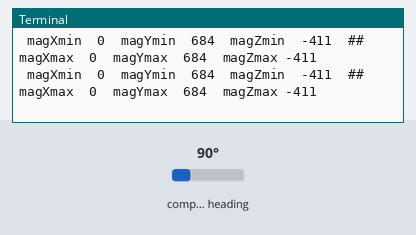
Simulated run of this program. Board: Raspberry Pi (BCM pin numbers). Parts: the last lines printed to the terminal. Inputs (shaded band) come from the test bench; at power-on: compass heading 90°. The clock reads 2024-03-15 10:24:30 at power-on unless the program sets it.

Above: at 2.2 s.
2.3 s: compass heading set to 7°
At 3.4 s:
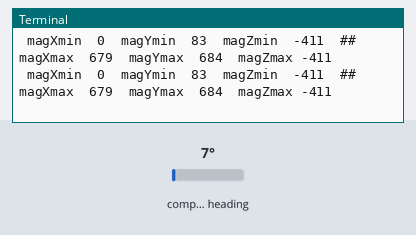
3.8 s: compass heading set to 180°
At 4.6 s:
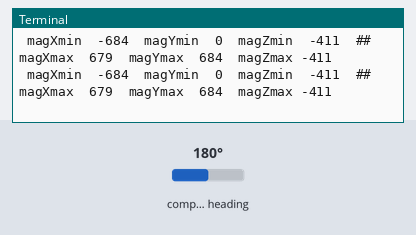
Timing chart, 0 to 6.8 s (numbered marks = the images above; inputs shaded):
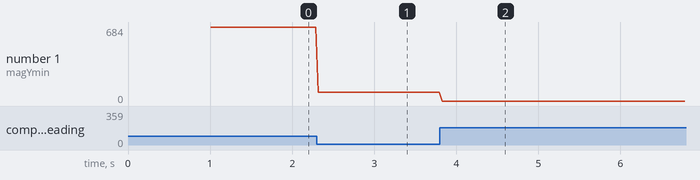

Measured:
- after the input at 2.3 s, the terminal: prints a new line at once (image 1)
- after the input at 3.8 s, the terminal: prints a new line at once (image 2)
- plotted number 1: 684 → 83 after the input at 2.3 s

The program:

calibrateBerryIMU.py
```python
# (licence header left out)
import sys,signal,os
import time
import math

import IMU
import datetime


def handle_ctrl_c(signal, frame):
    print(" ")
    print("magXmin = %i"%  (magXmin))
    print("magYmin = %i"%  (magYmin))
    print("magZmin = %i"%  (magZmin))
    print("magXmax = %i"%  (magXmax))
    print("magYmax = %i"%  (magYmax))
    print("magZmax = %i"%  (magZmax))
    sys.exit(130) # 130 is standard exit code for ctrl-c


IMU.detectIMU()
IMU.initIMU()

#This will capture exit when using Ctrl-C
signal.signal(signal.SIGINT, handle_ctrl_c)


a = datetime.datetime.now()


#Preload the variables used to keep track of the minimum and maximum values
magXmin = 32767
magYmin = 32767
magZmin = 32767
magXmax = -32767
magYmax = -32767
magZmax = -32767


while True:

    #Read magnetometer values
    MAGx = IMU.readMAGx()
    MAGy = IMU.readMAGy()
    MAGz = IMU.readMAGz()

    if MAGx > magXmax:
        magXmax = MAGx
    if MAGy > magYmax:
        magYmax = MAGy
    if MAGz > magZmax:
        magZmax = MAGz

    if MAGx < magXmin:
        magXmin = MAGx
    if MAGy < magYmin:
        magYmin = MAGy
    if MAGz < magZmin:
        magZmin = MAGz

    print((" magXmin  %i  magYmin  %i  magZmin  %i  ## magXmax  %i  magYmax  %i  magZmax %i  " %(magXmin,magYmin,magZmin,magXmax,magYmax,magZmax)))


    #slow program down a bit, makes the output more readable
    time.sleep(0.03)
```

IMU.py
```python
import smbus
bus = smbus.SMBus(1)
from LSM9DS0 import *
from LSM9DS1 import *
from LSM6DSL import *
from LIS3MDL import *
import time


BerryIMUversion = 99


def detectIMU():
    #Detect which version of BerryIMU is connected using the 'who am i' register
    #BerryIMUv1 uses the LSM9DS0
    #BerryIMUv2 uses the LSM9DS1
    #BerryIMUv3 uses the LSM6DSL and LIS3MDL

    global BerryIMUversion


    try:
        #Check for BerryIMUv1 (LSM9DS0)
        #If no LSM9DS0 is connected, there will be an I2C bus error and the program will exit.
        #This section of code stops this from happening.
        LSM9DS0_WHO_G_response = (bus.read_byte_data(LSM9DS0_GYR_ADDRESS, LSM9DS0_WHO_AM_I_G))
        LSM9DS0_WHO_XM_response = (bus.read_byte_data(LSM9DS0_ACC_ADDRESS, LSM9DS0_WHO_AM_I_XM))
    except IOError as e:
        print('')        #need to do something here, so we just print a space
    else:
        if (LSM9DS0_WHO_G_response == 0xd4) and (LSM9DS0_WHO_XM_response == 0x49):
            print("Found BerryIMUv1 (LSM9DS0)")
            BerryIMUversion = 1


    try:
        #Check for BerryIMUv2 (LSM9DS1)
        #If no LSM9DS1 is connnected, there will be an I2C bus error and the program will exit.
        #This section of code stops this from happening.
        LSM9DS1_WHO_XG_response = (bus.read_byte_data(LSM9DS1_GYR_ADDRESS, LSM9DS1_WHO_AM_I_XG))
        LSM9DS1_WHO_M_response = (bus.read_byte_data(LSM9DS1_MAG_ADDRESS, LSM9DS1_WHO_AM_I_M))

    except IOError as f:
        print('')        #need to do something here, so we just print a space
    else:
        if (LSM9DS1_WHO_XG_response == 0x68) and (LSM9DS1_WHO_M_response == 0x3d):
            print("Found BerryIMUv2 (LSM9DS1)")
            BerryIMUversion = 2

    try:
        #Check for BerryIMUv3 (LSM6DSL and LIS3MDL)
        #If no LSM6DSL or LIS3MDL is connected, there will be an I2C bus error and the program will exit.
        #This section of code stops this from happening.
        LSM6DSL_WHO_AM_I_response = (bus.read_byte_data(LSM6DSL_ADDRESS, LSM6DSL_WHO_AM_I))
        LIS3MDL_WHO_AM_I_response = (bus.read_byte_data(LIS3MDL_ADDRESS, LIS3MDL_WHO_AM_I))

    except IOError as f:
        print('')        #need to do something here, so we just print a space
    else:
        if (LSM6DSL_WHO_AM_I_response == 0x6A) and (LIS3MDL_WHO_AM_I_response == 0x3D):
            print("Found BerryIMUv3 (LSM6DSL and LIS3MDL)")
            BerryIMUversion = 3
    time.sleep(1)


def writeByte(device_address,register,value):
    bus.write_byte_data(device_address, register, value)


def readACCx():
    acc_l = 0
    acc_h = 0
    if(BerryIMUversion == 1):
        acc_l = bus.read_byte_data(LSM9DS0_ACC_ADDRESS, LSM9DS0_OUT_X_L_A)
        acc_h = bus.read_byte_data(LSM9DS0_ACC_ADDRESS, LSM9DS0_OUT_X_H_A)
    elif(BerryIMUversion == 2):
        acc_l = bus.read_byte_data(LSM9DS1_ACC_ADDRESS, LSM9DS1_OUT_X_L_XL)
        acc_h = bus.read_byte_data(LSM9DS1_ACC_ADDRESS, LSM9DS1_OUT_X_H_XL)
    elif(BerryIMUversion == 3):
        acc_l = bus.read_byte_data(LSM6DSL_ADDRESS, LSM6DSL_OUTX_L_XL)
        acc_h = bus.read_byte_data(LSM6DSL_ADDRESS, LSM6DSL_OUTX_H_XL)

    acc_combined = (acc_l | acc_h <<8)
    return acc_combined  if acc_combined < 32768 else acc_combined - 65536


def readACCy():
    acc_l = 0
    acc_h = 0
    if(BerryIMUversion == 1):
        acc_l = bus.read_byte_data(LSM9DS0_ACC_ADDRESS, LSM9DS0_OUT_Y_L_A)
        acc_h = bus.read_byte_data(LSM9DS0_ACC_ADDRESS, LSM9DS0_OUT_Y_H_A)
    elif(BerryIMUversion == 2):
        acc_l = bus.read_byte_data(LSM9DS1_ACC_ADDRESS, LSM9DS1_OUT_Y_L_XL)
        acc_h = bus.read_byte_data(LSM9DS1_ACC_ADDRESS, LSM9DS1_OUT_Y_H_XL)
    elif(BerryIMUversion == 3):
        acc_l = bus.read_byte_data(LSM6DSL_ADDRESS, LSM6DSL_OUTY_L_XL)
        acc_h = bus.read_byte_data(LSM6DSL_ADDRESS, LSM6DSL_OUTY_H_XL)

    acc_combined = (acc_l | acc_h <<8)
    return acc_combined  if acc_combined < 32768 else acc_combined - 65536


def readACCz():
    acc_l = 0
    acc_h = 0
    if(BerryIMUversion == 1):
        acc_l = bus.read_byte_data(LSM9DS0_ACC_ADDRESS, LSM9DS0_OUT_Z_L_A)
        acc_h = bus.read_byte_data(LSM9DS0_ACC_ADDRESS, LSM9DS0_OUT_Z_H_A)
    elif(BerryIMUversion == 2):
        acc_l = bus.read_byte_data(LSM9DS1_ACC_ADDRESS, LSM9DS1_OUT_Z_L_XL)
        acc_h = bus.read_byte_data(LSM9DS1_ACC_ADDRESS, LSM9DS1_OUT_Z_H_XL)
    elif(BerryIMUversion == 3):
        acc_l = bus.read_byte_data(LSM6DSL_ADDRESS, LSM6DSL_OUTZ_L_XL)
        acc_h = bus.read_byte_data(LSM6DSL_ADDRESS, LSM6DSL_OUTZ_H_XL)

    acc_combined = (acc_l | acc_h <<8)
    return acc_combined  if acc_combined < 32768 else acc_combined - 65536


def readGYRx():
    gyr_l = 0
    gyr_h = 0
    if(BerryIMUversion == 1):
        gyr_l = bus.read_byte_data(LSM9DS0_GYR_ADDRESS, LSM9DS0_OUT_X_L_G)
        gyr_h = bus.read_byte_data(LSM9DS0_GYR_ADDRESS, LSM9DS0_OUT_X_H_G)
    elif(BerryIMUversion == 2):
        gyr_l = bus.read_byte_data(LSM9DS1_GYR_ADDRESS, LSM9DS1_OUT_X_L_G)
        gyr_h = bus.read_byte_data(LSM9DS1_GYR_ADDRESS, LSM9DS1_OUT_X_H_G)
    elif(BerryIMUversion == 3):
        gyr_l = bus.read_byte_data(LSM6DSL_ADDRESS, LSM6DSL_OUTX_L_G)
        gyr_h = bus.read_byte_data(LSM6DSL_ADDRESS, LSM6DSL_OUTX_H_G)

    gyr_combined = (gyr_l | gyr_h <<8)
    return gyr_combined  if gyr_combined < 32768 else gyr_combined - 65536


def readGYRy():
    gyr_l = 0
    gyr_h = 0
    if(BerryIMUversion == 1):
        gyr_l = bus.read_byte_data(LSM9DS0_GYR_ADDRESS, LSM9DS0_OUT_Y_L_G)
        gyr_h = bus.read_byte_data(LSM9DS0_GYR_ADDRESS, LSM9DS0_OUT_Y_H_G)
    elif(BerryIMUversion == 2):
        gyr_l = bus.read_byte_data(LSM9DS1_GYR_ADDRESS, LSM9DS1_OUT_Y_L_G)
        gyr_h = bus.read_byte_data(LSM9DS1_GYR_ADDRESS, LSM9DS1_OUT_Y_H_G)
    elif(BerryIMUversion == 3):
        gyr_l = bus.read_byte_data(LSM6DSL_ADDRESS, LSM6DSL_OUTY_L_G)
        gyr_h = bus.read_byte_data(LSM6DSL_ADDRESS, LSM6DSL_OUTY_H_G)

    gyr_combined = (gyr_l | gyr_h <<8)
    return gyr_combined  if gyr_combined < 32768 else gyr_combined - 65536

def readGYRz():
    gyr_l = 0
    gyr_h = 0
    if(BerryIMUversion == 1):
        gyr_l = bus.read_byte_data(LSM9DS0_GYR_ADDRESS, LSM9DS0_OUT_Z_L_G)
        gyr_h = bus.read_byte_data(LSM9DS0_GYR_ADDRESS, LSM9DS0_OUT_Z_H_G)
    elif(BerryIMUversion == 2):
        gyr_l = bus.read_byte_data(LSM9DS1_GYR_ADDRESS, LSM9DS1_OUT_Z_L_G)
        gyr_h = bus.read_byte_data(LSM9DS1_GYR_ADDRESS, LSM9DS1_OUT_Z_H_G)
    elif(BerryIMUversion == 3):
        gyr_l = bus.read_byte_data(LSM6DSL_ADDRESS, LSM6DSL_OUTZ_L_G)
        gyr_h = bus.read_byte_data(LSM6DSL_ADDRESS, LSM6DSL_OUTZ_H_G)

    gyr_combined = (gyr_l | gyr_h <<8)
    return gyr_combined  if gyr_combined < 32768 else gyr_combined - 65536


def readMAGx():
    mag_l = 0
    mag_h = 0
    if(BerryIMUversion == 1):
        mag_l = bus.read_byte_data(LSM9DS0_MAG_ADDRESS, LSM9DS0_OUT_X_L_M)
        mag_h = bus.read_byte_data(LSM9DS0_MAG_ADDRESS, LSM9DS0_OUT_X_H_M)
    elif(BerryIMUversion == 2):
        mag_l = bus.read_byte_data(LSM9DS1_MAG_ADDRESS, LSM9DS1_OUT_X_L_M)
        mag_h = bus.read_byte_data(LSM9DS1_MAG_ADDRESS, LSM9DS1_OUT_X_H_M)
    elif(BerryIMUversion == 3):
        mag_l = bus.read_byte_data(LIS3MDL_ADDRESS, LIS3MDL_OUT_X_L)
        mag_h = bus.read_byte_data(LIS3MDL_ADDRESS, LIS3MDL_OUT_X_H)

    mag_combined = (mag_l | mag_h <<8)
    return mag_combined  if mag_combined < 32768 else mag_combined - 65536


def readMAGy():
    mag_l = 0
    mag_h = 0
    if(BerryIMUversion == 1):
        mag_l = bus.read_byte_data(LSM9DS0_MAG_ADDRESS, LSM9DS0_OUT_Y_L_M)
        mag_h = bus.read_byte_data(LSM9DS0_MAG_ADDRESS, LSM9DS0_OUT_Y_H_M)
    elif(BerryIMUversion == 2):
        mag_l = bus.read_byte_data(LSM9DS1_MAG_ADDRESS, LSM9DS1_OUT_Y_L_M)
        mag_h = bus.read_byte_data(LSM9DS1_MAG_ADDRESS, LSM9DS1_OUT_Y_H_M)
    elif(BerryIMUversion == 3):
        mag_l = bus.read_byte_data(LIS3MDL_ADDRESS, LIS3MDL_OUT_Y_L)
        mag_h = bus.read_byte_data(LIS3MDL_ADDRESS, LIS3MDL_OUT_Y_H)

    mag_combined = (mag_l | mag_h <<8)
    return mag_combined  if mag_combined < 32768 else mag_combined - 65536


def readMAGz():
    mag_l = 0
    mag_h = 0
    if(BerryIMUversion == 1):
        mag_l = bus.read_byte_data(LSM9DS0_MAG_ADDRESS, LSM9DS0_OUT_Z_L_M)
        mag_h = bus.read_byte_data(LSM9DS0_MAG_ADDRESS, LSM9DS0_OUT_Z_H_M)
    elif(BerryIMUversion == 2):
        mag_l = bus.read_byte_data(LSM9DS1_MAG_ADDRESS, LSM9DS1_OUT_Z_L_M)
        mag_h = bus.read_byte_data(LSM9DS1_MAG_ADDRESS, LSM9DS1_OUT_Z_H_M)
    elif(BerryIMUversion == 3):
        mag_l = bus.read_byte_data(LIS3MDL_ADDRESS, LIS3MDL_OUT_Z_L)
        mag_h = bus.read_byte_data(LIS3MDL_ADDRESS, LIS3MDL_OUT_Z_H)

    mag_combined = (mag_l | mag_h <<8)
    return mag_combined  if mag_combined < 32768 else mag_combined - 65536


def initIMU():

    if(BerryIMUversion == 1):   #For BerryIMUv1
        #initialise the accelerometer
        writeByte(LSM9DS0_ACC_ADDRESS,LSM9DS0_CTRL_REG1_XM, 0b01100111)  #z,y,x axis enabled, continuos update,  100Hz data rate
        writeByte(LSM9DS0_ACC_ADDRESS,LSM9DS0_CTRL_REG2_XM, 0b00011000)  #+/- 8G full scale

        #initialise the magnetometer
        writeByte(LSM9DS0_MAG_ADDRESS,LSM9DS0_CTRL_REG5_XM, 0b11110000)  #Temp enable, M data rate = 50Hz
        writeByte(LSM9DS0_MAG_ADDRESS,LSM9DS0_CTRL_REG6_XM, 0b01100000)  #+/- 12gauss
        writeByte(LSM9DS0_MAG_ADDRESS,LSM9DS0_CTRL_REG7_XM, 0b00000000)  #Continuous-conversion mode

        #initialise the gyroscope
        writeByte(LSM9DS0_GYR_ADDRESS,LSM9DS0_CTRL_REG1_G, 0b00001111)   #Normal power mode, all axes enabled
        writeByte(LSM9DS0_GYR_ADDRESS,LSM9DS0_CTRL_REG4_G, 0b00110000)   #Continuos update, 2000 dps full scale

    elif(BerryIMUversion == 2):       #For BerryIMUv2
        #initialise the accelerometer
        writeByte(LSM9DS1_ACC_ADDRESS,LSM9DS1_CTRL_REG5_XL,0b00111000)   #z, y, x axis enabled for accelerometer
        writeByte(LSM9DS1_ACC_ADDRESS,LSM9DS1_CTRL_REG6_XL,0b00111000)   #+/- 8g

        #initialise the gyroscope
        writeByte(LSM9DS1_GYR_ADDRESS,LSM9DS1_CTRL_REG4,0b00111000)      #z, y, x axis enabled for gyro
        writeByte(LSM9DS1_GYR_ADDRESS,LSM9DS1_CTRL_REG1_G,0b10111000)    #Gyro ODR = 476Hz, 2000 dps
        writeByte(LSM9DS1_GYR_ADDRESS,LSM9DS1_ORIENT_CFG_G,0b10111000)   #Swap orientation

        #initialise the magnetometer
        writeByte(LSM9DS1_MAG_ADDRESS,LSM9DS1_CTRL_REG1_M, 0b10011100)    #Temp compensation enabled,Low power mode mode,80Hz ODR
        writeByte(LSM9DS1_MAG_ADDRESS,LSM9DS1_CTRL_REG2_M, 0b01000000)    #+/- 2gauss
        writeByte(LSM9DS1_MAG_ADDRESS,LSM9DS1_CTRL_REG3_M, 0b00000000)    #continuos update
        writeByte(LSM9DS1_MAG_ADDRESS,LSM9DS1_CTRL_REG4_M, 0b00000000)    #lower power mode for Z axis

    elif(BerryIMUversion == 3):       #For BerryIMUv3
        #initialise the accelerometer
        writeByte(LSM6DSL_ADDRESS,LSM6DSL_CTRL1_XL,0b10011111)           #ODR 3.33 kHz, +/- 8g , BW = 400hz
        writeByte(LSM6DSL_ADDRESS,LSM6DSL_CTRL8_XL,0b11001000)           #Low pass filter enabled, BW9, composite filter
        writeByte(LSM6DSL_ADDRESS,LSM6DSL_CTRL3_C,0b01000100)            #Enable Block Data update, increment during multi byte read

        #initialise the gyroscope
        writeByte(LSM6DSL_ADDRESS,LSM6DSL_CTRL2_G,0b10011100)            #ODR 3.3 kHz, 2000 dps

        #initialise the magnetometer
        writeByte(LIS3MDL_ADDRESS,LIS3MDL_CTRL_REG1, 0b11011100)         # Temp sesnor enabled, High performance, ODR 80 Hz, FAST ODR disabled and Selft test disabled.
        writeByte(LIS3MDL_ADDRESS,LIS3MDL_CTRL_REG2, 0b00100000)         # +/- 8 gauss
        writeByte(LIS3MDL_ADDRESS,LIS3MDL_CTRL_REG3, 0b00000000)         # Continuous-conversion mode
```

LSM9DS0.py
```python
LSM9DS0_MAG_ADDRESS	=	0x1E
LSM9DS0_ACC_ADDRESS	=	0x1E
LSM9DS0_GYR_ADDRESS =       0x6A

#LSM9DS0 Gyro Registers
LSM9DS0_WHO_AM_I_G	=	0x0F
LSM9DS0_CTRL_REG1_G	=	0x20
LSM9DS0_CTRL_REG2_G	=	0x21
LSM9DS0_CTRL_REG3_G	=	0x22
LSM9DS0_CTRL_REG4_G	=	0x23
LSM9DS0_CTRL_REG5_G	=	0x24
LSM9DS0_REFERENCE_G	=	0x25
LSM9DS0_STATUS_REG_G	=	0x27
LSM9DS0_OUT_X_L_G	=	0x28
LSM9DS0_OUT_X_H_G	=	0x29
LSM9DS0_OUT_Y_L_G	=	0x2A
LSM9DS0_OUT_Y_H_G	=	0x2B
LSM9DS0_OUT_Z_L_G	=	0x2C
LSM9DS0_OUT_Z_H_G	=	0x2D
LSM9DS0_FIFO_CTRL_REG_G	=	0x2E
LSM9DS0_FIFO_SRC_REG_G	=	0x2F
LSM9DS0_INT1_CFG_G	=	0x30
LSM9DS0_INT1_SRC_G	=	0x31
LSM9DS0_INT1_THS_XH_G	=	0x32
LSM9DS0_INT1_THS_XL_G	=	0x33
LSM9DS0_INT1_THS_YH_G	=	0x34
LSM9DS0_INT1_THS_YL_G	=	0x35
LSM9DS0_INT1_THS_ZH_G	=	0x36
LSM9DS0_INT1_THS_ZL_G	=	0x37
LSM9DS0_INT1_DURATION_G	=	0x38

#LSM9DS0 Accel and Magneto Registers
LSM9DS0_OUT_TEMP_L_XM	=	0x05
LSM9DS0_OUT_TEMP_H_XM	=	0x06
LSM9DS0_STATUS_REG_M	=	0x07
LSM9DS0_OUT_X_L_M	=	0x08
LSM9DS0_OUT_X_H_M	=	0x09
LSM9DS0_OUT_Y_L_M	=	0x0A
LSM9DS0_OUT_Y_H_M	=	0x0B
LSM9DS0_OUT_Z_L_M	=	0x0C
LSM9DS0_OUT_Z_H_M	=	0x0D
LSM9DS0_WHO_AM_I_XM	=	0x0F
LSM9DS0_INT_CTRL_REG_M	=	0x12
LSM9DS0_INT_SRC_REG_M	=	0x13
LSM9DS0_INT_THS_L_M	=	0x14
LSM9DS0_INT_THS_H_M	=	0x15
LSM9DS0_OFFSET_X_L_M	=	0x16
LSM9DS0_OFFSET_X_H_M	=	0x17
LSM9DS0_OFFSET_Y_L_M	=	0x18
LSM9DS0_OFFSET_Y_H_M	=	0x19
LSM9DS0_OFFSET_Z_L_M	=	0x1A
LSM9DS0_OFFSET_Z_H_M	=	0x1B
LSM9DS0_REFERENCE_X	=	0x1C
LSM9DS0_REFERENCE_Y	=	0x1D
LSM9DS0_REFERENCE_Z	=	0x1E
LSM9DS0_CTRL_REG0_XM	=	0x1F
LSM9DS0_CTRL_REG1_XM	=	0x20
LSM9DS0_CTRL_REG2_XM	=	0x21
LSM9DS0_CTRL_REG3_XM	=	0x22
LSM9DS0_CTRL_REG4_XM	=	0x23
LSM9DS0_CTRL_REG5_XM	=	0x24
LSM9DS0_CTRL_REG6_XM	=	0x25
LSM9DS0_CTRL_REG7_XM	=	0x26
LSM9DS0_STATUS_REG_A	=	0x27
LSM9DS0_OUT_X_L_A	=	0x28
LSM9DS0_OUT_X_H_A	=	0x29
LSM9DS0_OUT_Y_L_A	=	0x2A
LSM9DS0_OUT_Y_H_A	=	0x2B
LSM9DS0_OUT_Z_L_A	=	0x2C
LSM9DS0_OUT_Z_H_A	=	0x2D
LSM9DS0_FIFO_CTRL_REG	=	0x2E
LSM9DS0_FIFO_SRC_REG	=	0x2F
LSM9DS0_INT_GEN_1_REG	=	0x30
LSM9DS0_INT_GEN_1_SRC	=	0x31
LSM9DS0_INT_GEN_1_THS	=	0x32
LSM9DS0_INT_GEN_1_DURATION	=	0x33
LSM9DS0_INT_GEN_2_REG	=	0x34
LSM9DS0_INT_GEN_2_SRC	=	0x35
LSM9DS0_INT_GEN_2_THS	=	0x36
LSM9DS0_INT_GEN_2_DURATION	=	0x37
LSM9DS0_CLICK_CFG	=	0x38
LSM9DS0_CLICK_SRC	=	0x39
LSM9DS0_CLICK_THS	=	0x3A
LSM9DS0_TIME_LIMIT	=	0x3B
LSM9DS0_TIME_LATENCY	=	0x3C
LSM9DS0_TIME_WINDOW	=	0x3D
```

LSM9DS1.py
```python
LSM9DS1_MAG_ADDRESS	= 0x1C	#Would be 0x1E if SDO_M is HIGH
LSM9DS1_ACC_ADDRESS	= 0x6A
LSM9DS1_GYR_ADDRESS = 0x6A  #Would be 0x6B if SDO_AG is HIGH


#/////////////////////////////////////////
#// LSM9DS1 Accel/Gyro (XL/G) Registers //
#/////////////////////////////////////////
LSM9DS1_ACT_THS				= 0x04
LSM9DS1_ACT_DUR				= 0x05
LSM9DS1_INT_GEN_CFG_XL		= 0x06
LSM9DS1_INT_GEN_THS_X_XL	= 0x07
LSM9DS1_INT_GEN_THS_Y_XL	= 0x08
LSM9DS1_INT_GEN_THS_Z_XL	= 0x09
LSM9DS1_INT_GEN_DUR_XL		= 0x0A
LSM9DS1_REFERENCE_G			= 0x0B
LSM9DS1_INT1_CTRL			= 0x0C
LSM9DS1_INT2_CTRL			= 0x0D
LSM9DS1_WHO_AM_I_XG			= 0x0F
LSM9DS1_CTRL_REG1_G			= 0x10
LSM9DS1_CTRL_REG2_G			= 0x11
LSM9DS1_CTRL_REG3_G			= 0x12
LSM9DS1_ORIENT_CFG_G		= 0x13
LSM9DS1_INT_GEN_SRC_G		= 0x14
LSM9DS1_OUT_TEMP_L			= 0x15
LSM9DS1_OUT_TEMP_H			= 0x16
LSM9DS1_STATUS_REG_0		= 0x17
LSM9DS1_OUT_X_L_G			= 0x18
LSM9DS1_OUT_X_H_G			= 0x19
LSM9DS1_OUT_Y_L_G			= 0x1A
LSM9DS1_OUT_Y_H_G			= 0x1B
LSM9DS1_OUT_Z_L_G			= 0x1C
LSM9DS1_OUT_Z_H_G			= 0x1D
LSM9DS1_CTRL_REG4			= 0x1E
LSM9DS1_CTRL_REG5_XL		= 0x1F
LSM9DS1_CTRL_REG6_XL		= 0x20
LSM9DS1_CTRL_REG7_XL		= 0x21
LSM9DS1_CTRL_REG8			= 0x22
LSM9DS1_CTRL_REG9			= 0x23
LSM9DS1_CTRL_REG10			= 0x24
LSM9DS1_INT_GEN_SRC_XL		= 0x26
LSM9DS1_STATUS_REG_1		= 0x27
LSM9DS1_OUT_X_L_XL			= 0x28
LSM9DS1_OUT_X_H_XL			= 0x29
LSM9DS1_OUT_Y_L_XL			= 0x2A
LSM9DS1_OUT_Y_H_XL			= 0x2B
LSM9DS1_OUT_Z_L_XL			= 0x2C
LSM9DS1_OUT_Z_H_XL			= 0x2D
LSM9DS1_FIFO_CTRL			= 0x2E
LSM9DS1_FIFO_SRC			= 0x2F
LSM9DS1_INT_GEN_CFG_G		= 0x30
LSM9DS1_INT_GEN_THS_XH_G	= 0x31
LSM9DS1_INT_GEN_THS_XL_G	= 0x32
LSM9DS1_INT_GEN_THS_YH_G	= 0x33
LSM9DS1_INT_GEN_THS_YL_G	= 0x34
LSM9DS1_INT_GEN_THS_ZH_G	= 0x35
LSM9DS1_INT_GEN_THS_ZL_G	= 0x36
LSM9DS1_INT_GEN_DUR_G		= 0x37

#///////////////////////////////
#// LSM9DS1 Magneto Registers //
#///////////////////////////////
LSM9DS1_OFFSET_X_REG_L_M	= 0x05
LSM9DS1_OFFSET_X_REG_H_M	= 0x06
LSM9DS1_OFFSET_Y_REG_L_M	= 0x07
LSM9DS1_OFFSET_Y_REG_H_M	= 0x08
LSM9DS1_OFFSET_Z_REG_L_M	= 0x09
LSM9DS1_OFFSET_Z_REG_H_M	= 0x0A
LSM9DS1_WHO_AM_I_M			= 0x0F
LSM9DS1_CTRL_REG1_M			= 0x20
LSM9DS1_CTRL_REG2_M			= 0x21
LSM9DS1_CTRL_REG3_M			= 0x22
LSM9DS1_CTRL_REG4_M			= 0x23
LSM9DS1_CTRL_REG5_M			= 0x24
LSM9DS1_STATUS_REG_M		= 0x27
LSM9DS1_OUT_X_L_M			= 0x28
LSM9DS1_OUT_X_H_M			= 0x29
LSM9DS1_OUT_Y_L_M			= 0x2A
LSM9DS1_OUT_Y_H_M			= 0x2B
LSM9DS1_OUT_Z_L_M			= 0x2C
LSM9DS1_OUT_Z_H_M			= 0x2D
LSM9DS1_INT_CFG_M			= 0x30
LSM9DS1_INT_SRC_M			= 0x30
LSM9DS1_INT_THS_L_M			= 0x32
LSM9DS1_INT_THS_H_M			= 0x33

#////////////////////////////////
#// LSM9DS1 WHO_AM_I Responses //
#////////////////////////////////
LSM9DS1_WHO_AM_I_AG_RSP		= 0x68
LSM9DS1_WHO_AM_I_M_RSP		= 0x3D
```

Source omitted: LSM6DSL.py (1269 bytes), LIS3MDL.py (550 bytes)
